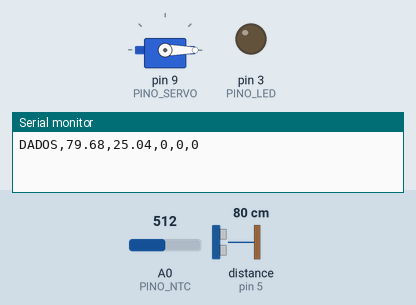
Bench run of a sketch on a simulated Arduino Uno, built with avr-gcc and run on an emulated ATmega328P. On the bench: servo, output pins drawn as LEDs (lit = HIGH), the last lines printed to the serial monitor. Wiring (inferred from the names in the program): ultrasonic range finder: trigger pin 4; echo pin 5. The inputs (shaded band) are chosen by the test bench; at power-on: distance to the obstacle (sensor on pin 5) 80 cm, A0 (PINO_NTC) = 512. The echo pulse lasts 58.3 µs per cm; pins used as bus, display or sensor lines are not drawn.

Above: at 1.2 s.
1.3 s: distance to the obstacle (sensor on pin 5) set to 56 cm
2.8 s: distance to the obstacle (sensor on pin 5) set to 45 cm
At 3.5 s:
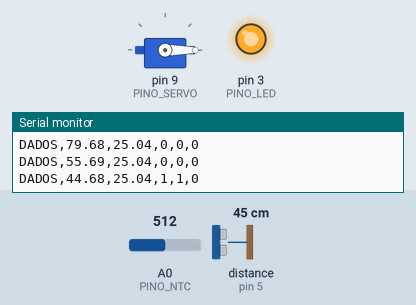
4.3 s: A0 (PINO_NTC) set to 535
At 4.75 s:
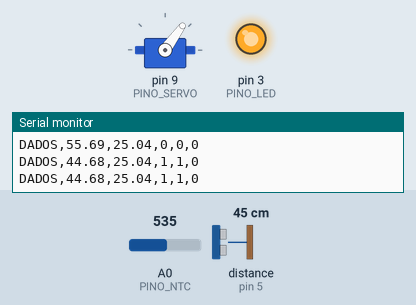
At 5.35 s:
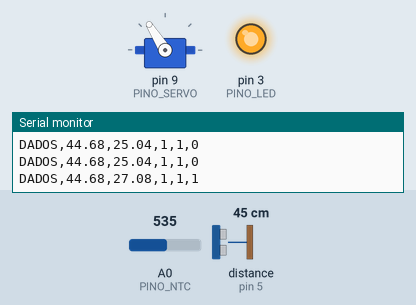
7.3 s: A0 (PINO_NTC) set to 500
10.3 s: A0 (PINO_NTC) set to 474
11.8 s: distance to the obstacle (sensor on pin 5) set to 60 cm
At 12.7 s:
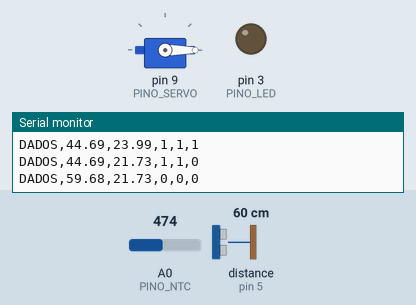
Timing chart, 0 to 14.3 s (numbered marks = the images above; inputs shaded):
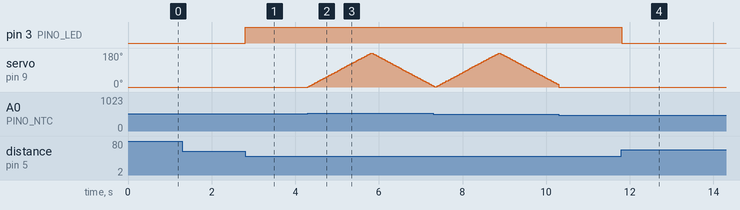

Measured:
- the behaviour switches between 51 and 50 cm on distance to the obstacle (sensor on pin 5) (found by bisection; images 0 and 1)
- the behaviour switches between 522 and 523 on A0 (PINO_NTC) (found by bisection; images 1 and 2)
- after the input at 2.8 s, pin 3 (PINO_LED): LOW → HIGH at once
- after the input at 4.3 s, servo on pin 9 (PINO_SERVO): rises from 0° to 178° in 1.5 s, then falls to 6° in 1.5 s
- after the input at 11.8 s, pin 3 (PINO_LED): HIGH → LOW at once

The sketch:

ecosense.ino
```cpp
#include <Servo.h>
#include <math.h>

#define PINO_TRIG   4
#define PINO_ECHO   5
#define PINO_LED    3
#define PINO_SERVO  9
#define PINO_NTC    A0

#define DISTANCIA_PRESENCA 50.0

#define TEMPERATURA_ABRIR  26.0
#define TEMPERATURA_FECHAR 23.0

#define RESISTOR_FIXO 10000.0
#define RESISTOR_NTC  10000.0
#define BETA          3950.0
#define TEMP_25K      298.15

#define INTERVALO_ENVIO 1000

// Movimento do servo
#define INTERVALO_SERVO 15
#define PASSO_SERVO 2

Servo servo;

bool presenca = false;
bool temperaturaAlta = false;
bool ventilacao = false;

int anguloServo = 0;
int direcaoServo = 1;

unsigned long ultimoEnvio = 0;
unsigned long ultimoMovimentoServo = 0;


void controlarVentilacao(float temperatura) {

  if (temperatura == -999) {
    temperaturaAlta = false;
    ventilacao = false;
    return;
  }

  if (temperatura >= TEMPERATURA_ABRIR) {
    temperaturaAlta = true;
  }
  else if (temperatura <= TEMPERATURA_FECHAR) {
    temperaturaAlta = false;
  }

  // Precisa ter presença E temperatura alta
  ventilacao = presenca && temperaturaAlta;
}

void movimentarServo() {

  if (ventilacao) {

    if (millis() - ultimoMovimentoServo >= INTERVALO_SERVO) {

      ultimoMovimentoServo = millis();

      anguloServo += PASSO_SERVO * direcaoServo;

      if (anguloServo >= 180) {
        anguloServo = 180;
        direcaoServo = -1;
      }

      if (anguloServo <= 0) {
        anguloServo = 0;
        direcaoServo = 1;
      }

      servo.write(anguloServo);
    }

  } else {

    anguloServo = 0;
    direcaoServo = 1;

    servo.write(0);
  }
}

void setup() {

  pinMode(PINO_TRIG, OUTPUT);
  pinMode(PINO_ECHO, INPUT);
  pinMode(PINO_LED, OUTPUT);

  servo.attach(PINO_SERVO);
  servo.write(0);

  Serial.begin(9600);
}

float lerDistancia() {

  digitalWrite(PINO_TRIG, LOW);
  delayMicroseconds(2);

  digitalWrite(PINO_TRIG, HIGH);
  delayMicroseconds(10);

  digitalWrite(PINO_TRIG, LOW);

  unsigned long duracao =
    pulseIn(PINO_ECHO, HIGH, 30000);

  if (duracao == 0) {
    return -1;
  }

  return duracao * 0.0343 / 2.0;
}


float lerTemperatura() {

  int leitura = analogRead(PINO_NTC);

  if (leitura <= 0 || leitura >= 1023) {
    return -999;
  }

  float resistenciaNTC =
    RESISTOR_FIXO * (1023.0 / leitura - 1.0);

  float temperaturaK =
    1.0 / (
      (1.0 / TEMP_25K) +
      (log(resistenciaNTC / RESISTOR_NTC) / BETA)
    );

  return temperaturaK - 273.15;
}


void loop() {

  float distancia = lerDistancia();
  float temperatura = lerTemperatura();

  // Detecta presença
  if (distancia > 0 &&
      distancia <= DISTANCIA_PRESENCA) {

    presenca = true;
  }
  else {
    presenca = false;
  }

  // Controla LED
  digitalWrite(
    PINO_LED,
    presenca ? HIGH : LOW
  );

  // Controla ventilação
  controlarVentilacao(temperatura);

  // Movimenta servo sem usar delay
  movimentarServo();

  // Envia dados para o Raspberry Pi
  if (millis() - ultimoEnvio >= INTERVALO_ENVIO) {

    ultimoEnvio = millis();

    Serial.print("DADOS,");

    Serial.print(distancia);
    Serial.print(",");

    Serial.print(temperatura);
    Serial.print(",");

    Serial.print(presenca);
    Serial.print(",");

    Serial.print(digitalRead(PINO_LED));
    Serial.print(",");

    Serial.println(ventilacao);
  }
}
```
